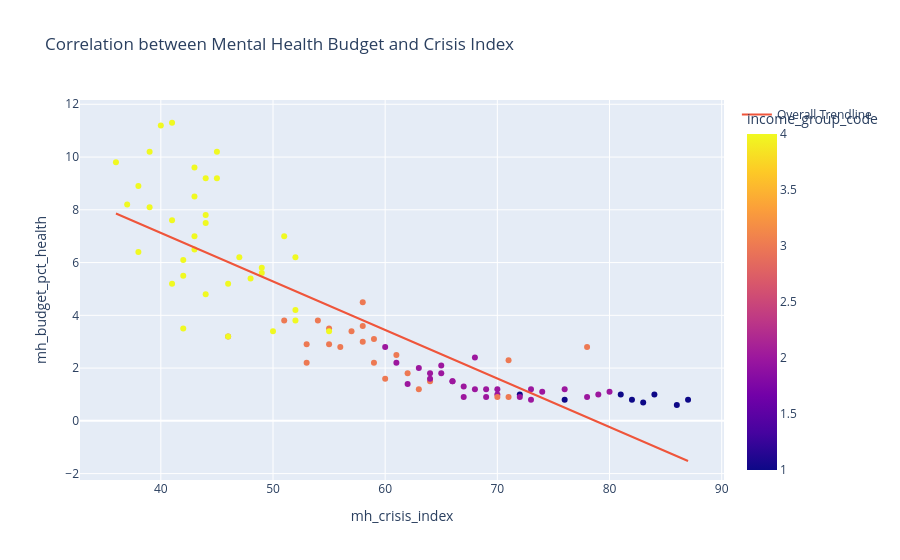

Source (notebook cell):
### Code cell
fig1_2 = px.scatter(df,
                    y= 'mh_budget_pct_health',
                    x='mh_crisis_index',
                    color='income_group_code',
                    hover_name='country',
                    trendline='ols',
                    trendline_scope='overall',
                    title='Correlation between Mental Health Budget and Crisis Index',
                   )
fig1_2.show()

### Figure 1 — Plotly figure (JSON) as saved in the notebook; plotly's stock layout.template omitted (floating-point values rounded to 4 significant figures)
{"data": [{"hovertemplate": "<b>%{hovertext}</b><br><br>mh_crisis_index=%{x}<br>mh_budget_pct_health=%{y}<br>income_group_code=%{marker.color}<extra></extra>", "hovertext": ["Malawi", "Mozambique", "Ethiopia", "Zimbabwe", "Tanzania", "Uganda", "Lesotho", "Eswatini", "Ukraine", "Nigeria", "North Korea", "Ghana", "Kenya", "Iraq", "Bangladesh", "Nepal", "Pakistan", "Brazil", "Venezuela", "Myanmar", "Bolivia", "South Africa", "Cambodia", "Morocco", "Lebanon", "Papua New Guinea", "India", "Solomon Islands", "Tunisia", "Indonesia", "Egypt", "Iran", "Philippines", "Ecuador", "Sri Lanka", "Peru", "Jordan", "Colombia", "Vietnam", "Russia", "Uzbekistan", "Mexico", "Mongolia", "Thailand", "Fiji", "Georgia", "Azerbaijan", "Argentina", "Armenia", "Kazakhstan", "Malaysia", "Chile", "Turkey", "Costa Rica", "China", "Romania", "Hungary", "Portugal", "Saudi Arabia", "United States", "Serbia", "Poland", "Greece", "Lithuania", "Estonia", "Israel", "Cuba", "Slovenia", "Czech Republic", "South Korea", "New Zealand", "Hong Kong", "Australia", "France", "UAE", "Belgium", "Taiwan", "Canada", "United Kingdom", "Italy", "Japan", "Ireland", "Finland", "Spain", "Austria", "Germany", "Netherlands", "Sweden", "Denmark", "Singapore", "Switzerland", "Norway"], "legendgroup": "", "marker": {"color": [1, 1, 1, 1, 1, 1, 2, 2, 3, 2, 1, 2, 2, 2, 2, 1, 2, 3, 3, 2, 2, 3, 2, 2, 2, 2, 2, 2, 2, 2, 2, 2, 2, 3, 2, 3, 2, 3, 2, 3, 2, 3, 2, 3, 3, 3, 3, 3, 3, 3, 3, 4, 3, 3, 3, 3, 4, 4, 4, 4, 3, 4, 4, 4, 4, 4, 3, 4, 4, 4, 4, 4, 4, 4, 4, 4, 4, 4, 4, 4, 4, 4, 4, 4, 4, 4, 4, 4, 4, 4, 4, 4], "coloraxis": "coloraxis", "symbol": "circle"}, "mode": "markers", "name": "", "orientation": "v", "showlegend": false, "type": "scatter", "x": [87, 86, 84, 83, 82, 81, 80, 79, 78, 78, 76, 76, 74, 73, 73, 72, 72, 71, 71, 70, 70, 70, 69, 69, 68, 68, 67, 67, 66, 66, 65, 65, 64, 64, 64, 63, 63, 62, 62, 61, 61, 60, 60, 59, 59, 58, 58, 58, 57, 56, 55, 55, 55, 54, 53, 53, 52, 52, 52, 51, 51, 50, 49, 49, 48, 47, 46, 46, 46, 45, 45, 44, 44, 44, 44, 43, 43, 43, 43, 42, 42, 42, 41, 41, 41, 40, 39, 39, 38, 38, 37, 36], "xaxis": "x", "y": [0.8, 0.6, 1.0, 0.7, 0.8, 1.0, 1.1, 1.0, 2.8, 0.9, 0.8, 1.2, 1.1, 1.2, 0.8, 1.0, 0.9, 2.3, 0.9, 1.2, 1.0, 0.9, 0.9, 1.2, 2.4, 1.2, 1.3, 0.9, 1.5, 1.5, 1.8, 2.1, 1.8, 1.5, 1.6, 1.2, 2.0, 1.8, 1.4, 2.5, 2.2, 1.6, 2.8, 3.1, 2.2, 3.6, 3.0, 4.5, 3.4, 2.8, 3.5, 3.4, 2.9, 3.8, 2.2, 2.9, 3.8, 6.2, 4.2, 7.0, 3.8, 3.4, 5.8, 5.6, 5.4, 6.2, 3.2, 5.2, 3.2, 9.2, 10.2, 7.5, 9.2, 7.8, 4.8, 8.5, 6.5, 7.0, 9.6, 3.5, 5.5, 6.1, 11.3, 5.2, 7.6, 11.2, 8.1, 10.2, 8.9, 6.4, 8.2, 9.8], "yaxis": "y"}, {"hovertemplate": "<b>OLS trendline</b><br>mh_budget_pct_health = -0.183943 * mh_crisis_index + 14.4814<br>R<sup>2</sup>=0.717983<br><br>mh_crisis_index=%{x}<br>mh_budget_pct_health=%{y} <b>(trend)</b><extra></extra>", "legendgroup": "Overall Trendline", "mode": "lines", "name": "Overall Trendline", "showlegend": true, "type": "scatter", "x": [36, 37, 38, 38, 39, 39, 40, 41, 41, 41, 42, 42, 42, 43, 43, 43, 43, 44, 44, 44, 44, 45, 45, 46, 46, 46, 47, 48, 49, 49, 50, 51, 51, 52, 52, 52, 53, 53, 54, 55, 55, 55, 56, 57, 58, 58, 58, 59, 59, 60, 60, 61, 61, 62, 62, 63, 63, 64, 64, 64, 65, 65, 66, 66, 67, 67, 68, 68, 69, 69, 70, 70, 70, 71, 71, 72, 72, 73, 73, 74, 76, 76, 78, 78, 79, 80, 81, 82, 83, 84, 86, 87], "xaxis": "x", "y": [7.859, 7.675, 7.492, 7.492, 7.308, 7.308, 7.124, 6.94, 6.94, 6.94, 6.756, 6.756, 6.756, 6.572, 6.572, 6.572, 6.572, 6.388, 6.388, 6.388, 6.388, 6.204, 6.204, 6.02, 6.02, 6.02, 5.836, 5.652, 5.468, 5.468, 5.284, 5.1, 5.1, 4.916, 4.916, 4.916, 4.732, 4.732, 4.548, 4.365, 4.365, 4.365, 4.181, 3.997, 3.813, 3.813, 3.813, 3.629, 3.629, 3.445, 3.445, 3.261, 3.261, 3.077, 3.077, 2.893, 2.893, 2.709, 2.709, 2.709, 2.525, 2.525, 2.341, 2.341, 2.157, 2.157, 1.973, 1.973, 1.789, 1.789, 1.605, 1.605, 1.605, 1.421, 1.421, 1.237, 1.237, 1.054, 1.054, 0.8696, 0.5017, 0.5017, 0.1338, 0.1338, -0.05013, -0.2341, -0.418, -0.602, -0.7859, -0.9698, -1.338, -1.522], "yaxis": "y"}], "layout": {"coloraxis": {"colorbar": {"title": {"text": "income_group_code"}}, "colorscale": [[0, "#0d0887"], [0.1111, "#46039f"], [0.2222, "#7201a8"], [0.3333, "#9c179e"], [0.4444, "#bd3786"], [0.5556, "#d8576b"], [0.6667, "#ed7953"], [0.7778, "#fb9f3a"], [0.8889, "#fdca26"], [1, "#f0f921"]]}, "legend": {"tracegroupgap": 0}, "title": {"text": "Correlation between Mental Health Budget and Crisis Index"}, "xaxis": {"anchor": "y", "domain": [0, 1], "title": {"text": "mh_crisis_index"}}, "yaxis": {"anchor": "x", "domain": [0, 1], "title": {"text": "mh_budget_pct_health"}}}}
